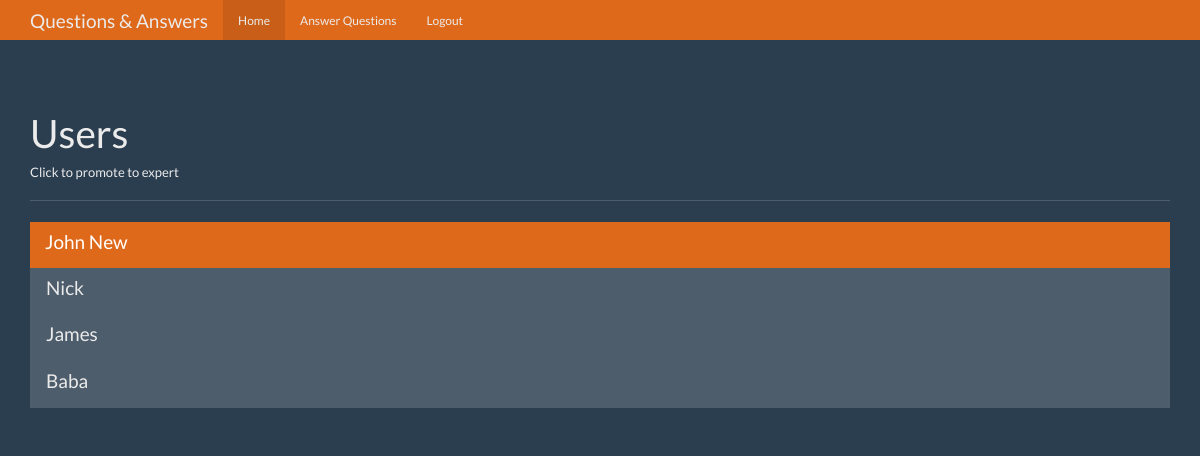
The app's page /users (signed in) with its own data.
### tables this page shows
CREATE TABLE users (
    id integer primary key,
    name text not null,
    password text not null,
    expert boolean not null,
    admin boolean not null 
);

### app.py (the view)
@app.route('/users')
def users():
    user = get_current_user()
    db = get_db()
    users_cur = db.execute('select id, name, expert, admin from users')
    users_results = users_cur.fetchall()
    return render_template('users.html', user=user, users=users_results)

### app.py (called while the page is built)
def get_current_user():
    user_result = None
    if 'user' in session:
        user = session['user']
        db = get_db()
        user_cur = db.execute('select id, name, password, expert, admin from users where name = ?', [user])
        user_result = user_cur.fetchone()
    return user_result

### database.py (called while the page is built)
def connect_db():
    sql = sqlite3.connect('C:/Users/broersma/Documents/questions_app/questions.db')
    sql.row_factory = sqlite3.Row
    return sql

def get_db():
    if not hasattr(g, 'sqlite_db'):
        g.sqlite_db = connect_db()
    return g.sqlite_db

### templates/users.html
{% extends 'base.html' %}
{% block body %}
    <div class="container theme-showcase" role="main">
      <div class="page-header">
        <h1>Users</h1>
        <h6>Click to promote to expert</h6>
      </div>
      <div class="row">
        <div class="col-lg-12">
          <div class="list-group">
            {% for user in users %}
            <a href="{{ url_for('promote', user_id=user['id']) }}" class="list-group-item {% if user['expert'] == 1 %} active {% endif %}">
              <h4 class="list-group-item-heading">{{ user['name'] }}</h4>
            </a>
            {% endfor %}
          </div>
        </div>
      </div>
    </div>
{% endblock %}

### static/theme.css (style rules this page uses)
body { padding-top: 70px; padding-bottom: 30px; }

### records on screen
users: name "John New"
users: name "Nick"
users: name "James"
users: name "Baba"
